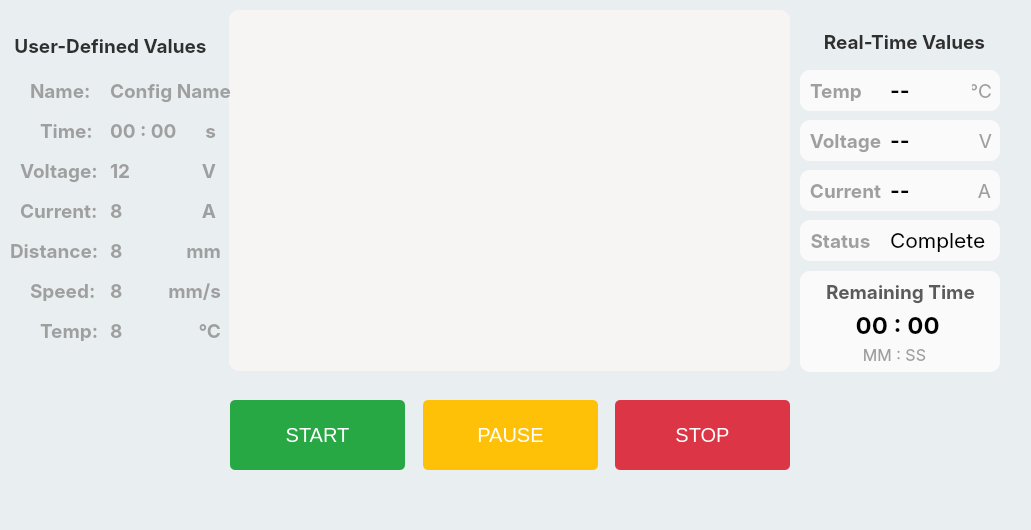
   <widget class="QFrame" name="screen_5">
    <property name="geometry">
     <rect>
      <x>0</x>
      <y>60</y>
      <width>1031</width>
      <height>530</height>
     </rect>
    </property>
    <property name="font">
     <font>
      <family>SF Pro Display</family>
      <pointsize>14</pointsize>
     </font>
    </property>
    <property name="toolTipDuration">
     <number>8</number>
    </property>
    <property name="styleSheet">
     <string notr="true">background-color: rgb(233, 238, 241);</string>
    </property>
    <property name="frameShape">
     <enum>QFrame::NoFrame</enum>
    </property>
    <property name="frameShadow">
     <enum>QFrame::Plain</enum>
    </property>
    <widget class="QPushButton" name="button_7">
     <property name="geometry">
      <rect>
       <x>230</x>
       <y>400</y>
       <width>175</width>
       <height>70</height>
      </rect>
     </property>
     <property name="font">
      <font>
       <pointsize>-1</pointsize>
      </font>
     </property>
     <property name="toolTipDuration">
      <number>8</number>
     </property>
     <property name="styleSheet">
      <string notr="true">QPushButton {
    background-color: #28a745; /* Standard Green */
    color: white;
    border-radius: 5px;
    padding: 10px;
    font-size: 20px;
}
QPushButton:hover {
    background-color: #218838; /* Darker green for hover */
}
QPushButton:pressed {
    background-color: #218838; /* Even darker green for pressed */
    border-color:black

}
QPushButton:checked {
    background-color: #218838; /* Darker Green for checked (pressed) */
    border-color: black; /* Optional border for visual feedback */
}
QPushButton:disabled {
                background-color: #A5D6A7;  /* Lighter green for disabled state */
                color: #FFFFFF;
            }</string>
     </property>
     <property name="text">
      <string>START</string>
     </property>
    </widget>
    <widget class="QPushButton" name="button_8">
     <property name="geometry">
      <rect>
       <x>423</x>
       <y>400</y>
       <width>175</width>
       <height>70</height>
      </rect>
     </property>
     <property name="font">
      <font>
       <pointsize>-1</pointsize>
      </font>
     </property>
     <property name="toolTipDuration">
      <number>8</number>
     </property>
     <property name="styleSheet">
      <string notr="true">QPushButton{
	
    background-color:  #ffc107; /* Standard Orange */
    color: white;
    border-radius: 5px;
    padding: 10px;
    font-size: 20px;
}
QPushButton:hover {
    background-color: #e0a800; /* Darker orange for hover */
}
QPushButton:checked {
                background-color: #e0a800;
            }


</string>
     </property>
     <property name="text">
      <string>PAUSE</string>
     </property>
    </widget>
    <widget class="QPushButton" name="button_9">
     <property name="geometry">
      <rect>
       <x>615</x>
       <y>400</y>
       <width>175</width>
       <height>70</height>
      </rect>
     </property>
     <property name="font">
      <font>
       <pointsize>-1</pointsize>
      </font>
     </property>
     <property name="toolTipDuration">
      <number>8</number>
     </property>
     <property name="styleSheet">
      <string notr="true">QPushButton {
    background-color: #dc3545; /* Standard Red */
    color: white;
    border-radius: 5px;
    padding: 10px;
    font-size: 20px;
}
QPushButton:hover {
    background-color: #c82333; /* Darker red for hover */
}
QPushButton:pressed {
    background-color: #c82333; /* Even darker red for pressed */
}
 QPushButton:checked {
                background-color: #c82333;
            }</string>
     </property>
     <property name="text">
      <string>STOP</string>
     </property>
    </widget>
    <widget class="QFrame" name="feed_graph">
     <property name="geometry">
      <rect>
       <x>229</x>
       <y>10</y>
       <width>561</width>
       <height>361</height>
      </rect>
     </property>
     <property name="font">
      <font>
       <family>SF Pro Display</family>
      </font>
     </property>
     <property name="styleSheet">
      <string notr="true">background-color: rgb(246, 245, 244);
border-radius:10px;
color: rgb(192, 28, 40);</string>
     </property>
     <property name="frameShape">
      <enum>QFrame::StyledPanel</enum>
     </property>
     <property name="frameShadow">
      <enum>QFrame::Raised</enum>
     </property>
    </widget>
    <widget class="QLabel" name="label_35">
     <property name="geometry">
      <rect>
       <x>810</x>
       <y>80</y>
       <width>61</width>
       <height>21</height>
      </rect>
     </property>
     <property name="font">
      <font>
       <family>SF Pro Display</family>
       <pointsize>14</pointsize>
       <weight>75</weight>
       <bold>true</bold>
      </font>
     </property>
     <property name="styleSheet">
      <string notr="true">background:none;
color: #9f9f9f;</string>
     </property>
     <property name="text">
      <string>Temp</string>
     </property>
     <property name="alignment">
      <set>Qt::AlignLeading|Qt::AlignLeft|Qt::AlignVCenter</set>
     </property>
    </widget>
    <widget class="QLabel" name="label_37">
     <property name="geometry">
      <rect>
       <x>890</x>
       <y>70</y>
       <width>71</width>
       <height>41</height>
      </rect>
     </property>
     <property name="font">
      <font>
       <family>SF Pro Display</family>
       <pointsize>16</pointsize>
       <weight>75</weight>
       <bold>true</bold>
      </font>
     </property>
     <property name="styleSheet">
      <string notr="true">background:none;
color:black;
</string>
     </property>
     <property name="text">
      <string>--</string>
     </property>
     <property name="alignment">
      <set>Qt::AlignLeading|Qt::AlignLeft|Qt::AlignVCenter</set>
     </property>
    </widget>
    <widget class="QLabel" name="label_13">
     <property name="geometry">
      <rect>
       <x>800</x>
       <y>70</y>
       <width>200</width>
       <height>41</height>
      </rect>
     </property>
     <property name="font">
      <font>
       <family>SF Pro Display</family>
      </font>
     </property>
     <property name="styleSheet">
      <string notr="true">background-color:rgb(250, 250, 250);
border-radius:10px;</string>
     </property>
     <property name="text">
      <string/>
     </property>
    </widget>
    <widget class="QLabel" name="label_19">
     <property name="geometry">
      <rect>
       <x>800</x>
       <y>220</y>
       <width>200</width>
       <height>41</height>
      </rect>
     </property>
     <property name="font">
      <font>
       <family>SF Pro Display</family>
      </font>
     </property>
     <property name="styleSheet">
      <string notr="true">background-color:rgb(250, 250, 250);
border-radius:10px;</string>
     </property>
     <property name="text">
      <string/>
     </property>
    </widget>
    <widget class="QLabel" name="label_7">
     <property name="geometry">
      <rect>
       <x>800</x>
       <y>220</y>
       <width>81</width>
       <height>41</height>
      </rect>
     </property>
     <property name="font">
      <font>
       <family>SF Pro Display</family>
       <pointsize>14</pointsize>
       <weight>75</weight>
       <bold>true</bold>
      </font>
     </property>
     <property name="styleSheet">
      <string notr="true">background:none;
color: #9f9f9f;</string>
     </property>
     <property name="text">
      <string>Status</string>
     </property>
     <property name="alignment">
      <set>Qt::AlignCenter</set>
     </property>
    </widget>
    <widget class="QLabel" name="label_20">
     <property name="geometry">
      <rect>
       <x>890</x>
       <y>220</y>
       <width>101</width>
       <height>41</height>
      </rect>
     </property>
     <property name="font">
      <font>
       <family>SF Pro Display</family>
       <pointsize>16</pointsize>
       <weight>50</weight>
       <bold>false</bold>
      </font>
     </property>
     <property name="styleSheet">
      <string notr="true">background-color: transparent;
color:black;
</string>
     </property>
     <property name="text">
      <string>Complete</string>
     </property>
     <property name="alignment">
      <set>Qt::AlignLeading|Qt::AlignLeft|Qt::AlignVCenter</set>
     </property>
    </widget>
    <widget class="QLabel" name="label_25">
     <property name="geometry">
      <rect>
       <x>890</x>
       <y>120</y>
       <width>81</width>
       <height>41</height>
      </rect>
     </property>
     <property name="font">
      <font>
       <family>SF Pro Display</family>
       <pointsize>16</pointsize>
       <weight>75</weight>
       <bold>true</bold>
      </font>
     </property>
     <property name="styleSheet">
      <string notr="true">background:none;
color:black;</string>
     </property>
     <property name="text">
      <string>--</string>
     </property>
     <property name="alignment">
      <set>Qt::AlignLeading|Qt::AlignLeft|Qt::AlignVCenter</set>
     </property>
    </widget>
    <widget class="QLabel" name="label_30">
     <property name="geometry">
      <rect>
       <x>800</x>
       <y>120</y>
       <width>91</width>
       <height>41</height>
      </rect>
     </property>
     <property name="font">
      <font>
       <family>SF Pro Display</family>
       <pointsize>14</pointsize>
       <weight>75</weight>
       <bold>true</bold>
      </font>
     </property>
     <property name="styleSheet">
      <string notr="true">background:none;
color: #9f9f9f;</string>
     </property>
     <property name="text">
      <string>Voltage</string>
     </property>
     <property name="alignment">
      <set>Qt::AlignCenter</set>
     </property>
    </widget>
    <widget class="QLabel" name="label_31">
     <property name="geometry">
      <rect>
       <x>810</x>
       <y>170</y>
       <width>71</width>
       <height>41</height>
      </rect>
     </property>
     <property name="font">
      <font>
       <family>SF Pro Display</family>
       <pointsize>14</pointsize>
       <weight>75</weight>
       <bold>true</bold>
      </font>
     </property>
     <property name="styleSheet">
      <string notr="true">background:none;
color: #9f9f9f;</string>
     </property>
     <property name="text">
      <string>Current</string>
     </property>
     <property name="alignment">
      <set>Qt::AlignCenter</set>
     </property>
    </widget>
    <widget class="QLabel" name="label_36">
     <property name="geometry">
      <rect>
       <x>800</x>
       <y>170</y>
       <width>200</width>
       <height>41</height>
      </rect>
     </property>
     <property name="font">
      <font>
       <family>SF Pro Display</family>
      </font>
     </property>
     <property name="styleSheet">
      <string notr="true">background-color:rgb(250, 250, 250);
border-radius:10px;</string>
     </property>
     <property name="text">
      <string/>
     </property>
    </widget>
    <widget class="QLabel" name="label_40">
     <property name="geometry">
      <rect>
       <x>972</x>
       <y>80</y>
       <width>20</width>
       <height>21</height>
      </rect>
     </property>
     <property name="font">
      <font>
       <family>SF Pro Display</family>
       <pointsize>14</pointsize>
       <weight>50</weight>
       <bold>false</bold>
      </font>
     </property>
     <property name="styleSheet">
      <string notr="true">background:none;
color: #9f9f9f;</string>
     </property>
     <property name="text">
      <string>°C</string>
     </property>
     <property name="alignment">
      <set>Qt::AlignRight|Qt::AlignTrailing|Qt::AlignVCenter</set>
     </property>
    </widget>
    <widget class="QLabel" name="label_44">
     <property name="geometry">
      <rect>
       <x>972</x>
       <y>120</y>
       <width>20</width>
       <height>41</height>
      </rect>
     </property>
     <property name="font">
      <font>
       <family>SF Pro Display</family>
       <pointsize>14</pointsize>
       <weight>50</weight>
       <bold>false</bold>
      </font>
     </property>
     <property name="styleSheet">
      <string notr="true">background:none;
color: #9f9f9f;</string>
     </property>
     <property name="text">
      <string>V</string>
     </property>
     <property name="alignment">
      <set>Qt::AlignRight|Qt::AlignTrailing|Qt::AlignVCenter</set>
     </property>
    </widget>
    <widget class="QLabel" name="label_46">
     <property name="geometry">
      <rect>
       <x>971</x>
       <y>170</y>
       <width>20</width>
       <height>41</height>
      </rect>
     </property>
     <property name="font">
      <font>
       <family>SF Pro Display</family>
       <pointsize>14</pointsize>
       <weight>50</weight>
       <bold>false</bold>
      </font>
     </property>
     <property name="styleSheet">
      <string notr="true">background:none;
color: #9f9f9f;</string>
     </property>
     <property name="text">
      <string>A</string>
     </property>
     <property name="alignment">
      <set>Qt::AlignRight|Qt::AlignTrailing|Qt::AlignVCenter</set>
     </property>
    </widget>
    <widget class="QLabel" name="label_26">
     <property name="geometry">
      <rect>
       <x>890</x>
       <y>170</y>
       <width>81</width>
       <height>41</height>
      </rect>
     </property>
     <property name="font">
      <font>
       <family>SF Pro Display</family>
       <pointsize>16</pointsize>
       <weight>75</weight>
       <bold>true</bold>
      </font>
     </property>
     <property name="styleSheet">
      <string notr="true">background:none;
color:black;</string>
     </property>
     <property name="text">
      <string>--</string>
     </property>
     <property name="alignment">
      <set>Qt::AlignLeading|Qt::AlignLeft|Qt::AlignVCenter</set>
     </property>
    </widget>
    <widget class="QLabel" name="label_14">
     <property name="geometry">
      <rect>
       <x>800</x>
       <y>120</y>
       <width>200</width>
       <height>41</height>
      </rect>
     </property>
     <property name="font">
      <font>
       <family>SF Pro Display</family>
      </font>
     </property>
     <property name="styleSheet">
      <string notr="true">background-color:rgb(250, 250, 250);
border-radius:10px;</string>
     </property>
     <property name="text">
      <string/>
     </property>
    </widget>
    <widget class="QLabel" name="label_34">
     <property name="geometry">
      <rect>
       <x>800</x>
       <y>271</y>
       <width>200</width>
       <height>101</height>
      </rect>
     </property>
     <property name="font">
      <font>
       <family>SF Pro Display</family>
      </font>
     </property>
     <property name="styleSheet">
      <string notr="true">background-color:rgb(250, 250, 250);
border-radius:10px;</string>
     </property>
     <property name="text">
      <string/>
     </property>
    </widget>
    <widget class="QLabel" name="label_8">
     <property name="geometry">
      <rect>
       <x>800</x>
       <y>271</y>
       <width>201</width>
       <height>41</height>
      </rect>
     </property>
     <property name="font">
      <font>
       <family>SF Pro Display</family>
       <pointsize>14</pointsize>
       <weight>75</weight>
       <bold>true</bold>
      </font>
     </property>
     <property name="styleSheet">
      <string notr="true">background:none;
color: rgb(91, 91, 91);</string>
     </property>
     <property name="text">
      <string>Remaining Time</string>
     </property>
     <property name="alignment">
      <set>Qt::AlignCenter</set>
     </property>
    </widget>
    <widget class="QLabel" name="label_45">
     <property name="geometry">
      <rect>
       <x>820</x>
       <y>310</y>
       <width>161</width>
       <height>31</height>
      </rect>
     </property>
     <property name="font">
      <font>
       <family>SF Pro Display</family>
       <pointsize>18</pointsize>
       <weight>75</weight>
       <bold>true</bold>
      </font>
     </property>
     <property name="styleSheet">
      <string notr="true">background:none;
color:black;</string>
     </property>
     <property name="text">
      <string>00 : 00 </string>
     </property>
     <property name="alignment">
      <set>Qt::AlignHCenter|Qt::AlignTop</set>
     </property>
    </widget>
    <widget class="QLabel" name="label">
     <property name="geometry">
      <rect>
       <x>799</x>
       <y>30</y>
       <width>211</width>
       <height>31</height>
      </rect>
     </property>
     <property name="font">
      <font>
       <family>SF Pro Display</family>
       <pointsize>14</pointsize>
       <weight>75</weight>
       <bold>true</bold>
      </font>
     </property>
     <property name="layoutDirection">
      <enum>Qt::LeftToRight</enum>
     </property>
     <property name="styleSheet">
      <string notr="true">color: #2f2f2f;</string>
     </property>
     <property name="text">
      <string>Real-Time Values</string>
     </property>
     <property name="alignment">
      <set>Qt::AlignHCenter|Qt::AlignTop</set>
     </property>
    </widget>
    <widget class="QLabel" name="label_63">
     <property name="geometry">
      <rect>
       <x>10</x>
       <y>30</y>
       <width>201</width>
       <height>31</height>
      </rect>
     </property>
     <property name="font">
      <font>
       <family>SF Pro Display</family>
       <pointsize>14</pointsize>
       <weight>75</weight>
       <bold>true</bold>
      </font>
     </property>
     <property name="styleSheet">
      <string notr="true">color: rgb(47, 47, 47);</string>
     </property>
     <property name="text">
      <string>User-Defined Values</string>
     </property>
     <property name="alignment">
      <set>Qt::AlignCenter</set>
     </property>
    </widget>
    <widget class="QLabel" name="label_64">
     <property name="geometry">
      <rect>
       <x>30</x>
       <y>70</y>
       <width>61</width>
       <height>41</height>
      </rect>
     </property>
     <property name="font">
      <font>
       <family>SF Pro Display</family>
       <pointsize>14</pointsize>
       <weight>75</weight>
       <bold>true</bold>
      </font>
     </property>
     <property name="styleSheet">
      <string notr="true">background:none;
color: #9f9f9f;</string>
     </property>
     <property name="text">
      <string>Name:</string>
     </property>
    </widget>
    <widget class="QLabel" name="label_65">
     <property name="geometry">
      <rect>
       <x>110</x>
       <y>70</y>
       <width>121</width>
       <height>41</height>
      </rect>
     </property>
     <property name="font">
      <font>
       <family>SF Pro Display</family>
       <pointsize>14</pointsize>
       <weight>75</weight>
       <bold>true</bold>
      </font>
     </property>
     <property name="styleSheet">
      <string>background:none;
color: #9f9f9f;</string>
     </property>
     <property name="text">
      <string>Config Name</string>
     </property>
    </widget>
    <widget class="QLabel" name="label_66">
     <property name="geometry">
      <rect>
       <x>40</x>
       <y>120</y>
       <width>51</width>
       <height>21</height>
      </rect>
     </property>
     <property name="font">
      <font>
       <family>SF Pro Display</family>
       <pointsize>14</pointsize>
       <weight>75</weight>
       <bold>true</bold>
      </font>
     </property>
     <property name="styleSheet">
      <string notr="true">background:none;
color: #9f9f9f;</string>
     </property>
     <property name="text">
      <string>Time:</string>
     </property>
    </widget>
    <widget class="QLabel" name="label_67">
     <property name="geometry">
      <rect>
       <x>110</x>
       <y>120</y>
       <width>71</width>
       <height>21</height>
      </rect>
     </property>
     <property name="font">
      <font>
       <family>SF Pro Display</family>
       <pointsize>14</pointsize>
       <weight>75</weight>
       <bold>true</bold>
      </font>
     </property>
     <property name="styleSheet">
      <string>background:none;
color: #9f9f9f;</string>
     </property>
     <property name="text">
      <string>00 : 00</string>
     </property>
     <property name="alignment">
      <set>Qt::AlignLeading|Qt::AlignLeft|Qt::AlignVCenter</set>
     </property>
    </widget>
    <widget class="QLabel" name="label_68">
     <property name="geometry">
      <rect>
       <x>20</x>
       <y>150</y>
       <width>91</width>
       <height>41</height>
      </rect>
     </property>
     <property name="font">
      <font>
       <family>SF Pro Display</family>
       <pointsize>14</pointsize>
       <weight>75</weight>
       <bold>true</bold>
      </font>
     </property>
     <property name="styleSheet">
      <string notr="true">background:none;
color: #9f9f9f;</string>
     </property>
     <property name="text">
      <string>Voltage:</string>
     </property>
    </widget>
    <widget class="QLabel" name="label_70">
     <property name="geometry">
      <rect>
       <x>110</x>
       <y>150</y>
       <width>60</width>
       <height>41</height>
      </rect>
     </property>
     <property name="font">
      <font>
       <family>SF Pro Display</family>
       <pointsize>14</pointsize>
       <weight>75</weight>
       <bold>true</bold>
      </font>
     </property>
     <property name="styleSheet">
      <string>background:none;
color: #9f9f9f;</string>
     </property>
     <property name="text">
      <string>12</string>
     </property>
     <property name="alignment">
      <set>Qt::AlignLeading|Qt::AlignLeft|Qt::AlignVCenter</set>
     </property>
    </widget>
    <widget class="QLabel" name="label_72">
     <property name="geometry">
      <rect>
       <x>110</x>
       <y>190</y>
       <width>60</width>
       <height>41</height>
      </rect>
     </property>
     <property name="font">
      <font>
       <family>SF Pro Display</family>
       <pointsize>14</pointsize>
       <weight>75</weight>
       <bold>true</bold>
      </font>
     </property>
     <property name="styleSheet">
      <string>background:none;
color: #9f9f9f;</string>
     </property>
     <property name="text">
      <string>8</string>
     </property>
     <property name="alignment">
      <set>Qt::AlignLeading|Qt::AlignLeft|Qt::AlignVCenter</set>
     </property>
    </widget>
    <widget class="QLabel" name="label_73">
     <property name="geometry">
      <rect>
       <x>20</x>
       <y>200</y>
       <width>91</width>
       <height>21</height>
      </rect>
     </property>
     <property name="font">
      <font>
       <family>SF Pro Display</family>
       <pointsize>14</pointsize>
       <weight>75</weight>
       <bold>true</bold>
      </font>
     </property>
     <property name="styleSheet">
      <string notr="true">background:none;
color: #9f9f9f;</string>
     </property>
     <property name="text">
      <string>Current:</string>
     </property>
    </widget>
    <widget class="QLabel" name="label_74">
     <property name="geometry">
      <rect>
       <x>155</x>
       <y>200</y>
       <width>61</width>
       <height>21</height>
      </rect>
     </property>
     <property name="font">
      <font>
       <family>SF Pro Display</family>
       <pointsize>14</pointsize>
       <weight>75</weight>
       <bold>true</bold>
      </font>
     </property>
     <property name="styleSheet">
      <string>background:none;
color: #9f9f9f;</string>
     </property>
     <property name="text">
      <string>A</string>
     </property>
     <property name="alignment">
      <set>Qt::AlignRight|Qt::AlignTrailing|Qt::AlignVCenter</set>
     </property>
    </widget>
    <widget class="QLabel" name="label_75">
     <property name="geometry">
      <rect>
       <x>155</x>
       <y>160</y>
       <width>61</width>
       <height>21</height>
      </rect>
     </property>
     <property name="font">
      <font>
       <family>SF Pro Display</family>
       <pointsize>14</pointsize>
       <weight>75</weight>
       <bold>true</bold>
      </font>
     </property>
     <property name="styleSheet">
      <string>background:none;
color: #9f9f9f;</string>
     </property>
     <property name="text">
      <string>V</string>
     </property>
     <property name="alignment">
      <set>Qt::AlignRight|Qt::AlignTrailing|Qt::AlignVCenter</set>
     </property>
    </widget>
    <widget class="QLabel" name="label_76">
     <property name="geometry">
      <rect>
       <x>165</x>
       <y>120</y>
       <width>51</width>
       <height>21</height>
      </rect>
     </property>
     <property name="font">
      <font>
       <family>SF Pro Display</family>
       <pointsize>14</pointsize>
       <weight>75</weight>
       <bold>true</bold>
      </font>
     </property>
     <property name="styleSheet">
      <string>background:none;
color: #9f9f9f;</string>
     </property>
     <property name="text">
      <string>s</string>
     </property>
     <property name="alignment">
      <set>Qt::AlignRight|Qt::AlignTrailing|Qt::AlignVCenter</set>
     </property>
    </widget>
    <widget class="QLabel" name="label_59">
     <property name="geometry">
      <rect>
       <x>844</x>
       <y>345</y>
       <width>101</width>
       <height>31</height>
      </rect>
     </property>
     <property name="font">
      <font>
       <family>SF Pro Display</family>
       <pointsize>12</pointsize>
      </font>
     </property>
     <property name="styleSheet">
      <string notr="true">background:none;
color: #9f9f9f;</string>
     </property>
     <property name="text">
      <string>MM : SS</string>
     </property>
     <property name="alignment">
      <set>Qt::AlignHCenter|Qt::AlignTop</set>
     </property>
    </widget>
    <widget class="QLabel" name="label_80">
     <property name="geometry">
      <rect>
       <x>160</x>
       <y>280</y>
       <width>61</width>
       <height>21</height>
      </rect>
     </property>
     <property name="font">
      <font>
       <family>SF Pro Display</family>
       <pointsize>14</pointsize>
       <weight>75</weight>
       <bold>true</bold>
      </font>
     </property>
     <property name="styleSheet">
      <string>background:none;
color: #9f9f9f;</string>
     </property>
     <property name="text">
      <string>mm/s</string>
     </property>
     <property name="alignment">
      <set>Qt::AlignRight|Qt::AlignTrailing|Qt::AlignVCenter</set>
     </property>
    </widget>
    <widget class="QLabel" name="label_81">
     <property name="geometry">
      <rect>
       <x>110</x>
       <y>230</y>
       <width>60</width>
       <height>41</height>
      </rect>
     </property>
     <property name="font">
      <font>
       <family>SF Pro Display</family>
       <pointsize>14</pointsize>
       <weight>75</weight>
       <bold>true</bold>
      </font>
     </property>
     <property name="styleSheet">
      <string>background:none;
color: #9f9f9f;</string>
     </property>
     <property name="text">
      <string>8</string>
     </property>
     <property name="alignment">
      <set>Qt::AlignLeading|Qt::AlignLeft|Qt::AlignVCenter</set>
     </property>
    </widget>
    <widget class="QLabel" name="label_82">
     <property name="geometry">
      <rect>
       <x>30</x>
       <y>280</y>
       <width>71</width>
       <height>21</height>
      </rect>
     </property>
     <property name="font">
      <font>
       <family>SF Pro Display</family>
       <pointsize>14</pointsize>
       <weight>75</weight>
       <bold>true</bold>
      </font>
     </property>
     <property name="styleSheet">
      <string notr="true">background:none;
color: #9f9f9f;</string>
     </property>
     <property name="text">
      <string>Speed:</string>
     </property>
    </widget>
    <widget class="QLabel" name="label_83">
     <property name="geometry">
      <rect>
       <x>170</x>
       <y>320</y>
       <width>51</width>
       <height>21</height>
      </rect>
     </property>
     <property name="font">
      <font>
       <family>SF Pro Display</family>
       <pointsize>14</pointsize>
       <weight>75</weight>
       <bold>true</bold>
      </font>
     </property>
     <property name="styleSheet">
      <string>background:none;
color: #9f9f9f;</string>
     </property>
     <property name="text">
      <string>°C</string>
     </property>
     <property name="alignment">
      <set>Qt::AlignRight|Qt::AlignTrailing|Qt::AlignVCenter</set>
     </property>
    </widget>
    <widget class="QLabel" name="label_84">
     <property name="geometry">
      <rect>
       <x>110</x>
       <y>270</y>
       <width>60</width>
       <height>41</height>
      </rect>
     </property>
     <property name="font">
      <font>
       <family>SF Pro Display</family>
       <pointsize>14</pointsize>
       <weight>75</weight>
       <bold>true</bold>
      </font>
     </property>
     <property name="styleSheet">
      <string>background:none;
color: #9f9f9f;</string>
     </property>
     <property name="text">
      <string>8</string>
     </property>
     <property name="alignment">
      <set>Qt::AlignLeading|Qt::AlignLeft|Qt::AlignVCenter</set>
     </property>
    </widget>
    <widget class="QLabel" name="label_85">
     <property name="geometry">
      <rect>
       <x>40</x>
       <y>320</y>
       <width>61</width>
       <height>21</height>
      </rect>
     </property>
     <property name="font">
      <font>
       <family>SF Pro Display</family>
       <pointsize>14</pointsize>
       <weight>75</weight>
       <bold>true</bold>
      </font>
     </property>
     <property name="styleSheet">
      <string notr="true">background:none;
color: #9f9f9f;</string>
     </property>
     <property name="text">
      <string>Temp:</string>
     </property>
    </widget>
    <widget class="QLabel" name="label_86">
     <property name="geometry">
      <rect>
       <x>160</x>
       <y>240</y>
       <width>61</width>
       <height>21</height>
      </rect>
     </property>
     <property name="font">
      <font>
       <family>SF Pro Display</family>
       <pointsize>14</pointsize>
       <weight>75</weight>
       <bold>true</bold>
      </font>
     </property>
     <property name="styleSheet">
      <string>background:none;
color: #9f9f9f;</string>
     </property>
     <property name="text">
      <string>mm</string>
     </property>
     <property name="alignment">
      <set>Qt::AlignRight|Qt::AlignTrailing|Qt::AlignVCenter</set>
     </property>
    </widget>
    <widget class="QLabel" name="label_87">
     <property name="geometry">
      <rect>
       <x>110</x>
       <y>310</y>
       <width>60</width>
       <height>41</height>
      </rect>
     </property>
     <property name="font">
      <font>
       <family>SF Pro Display</family>
       <pointsize>14</pointsize>
       <weight>75</weight>
       <bold>true</bold>
      </font>
     </property>
     <property name="styleSheet">
      <string>background:none;
color: #9f9f9f;</string>
     </property>
     <property name="text">
      <string>8</string>
     </property>
     <property name="alignment">
      <set>Qt::AlignLeading|Qt::AlignLeft|Qt::AlignVCenter</set>
     </property>
    </widget>
    <widget class="QLabel" name="label_88">
     <property name="geometry">
      <rect>
       <x>10</x>
       <y>240</y>
       <width>91</width>
       <height>21</height>
      </rect>
     </property>
     <property name="font">
      <font>
       <family>SF Pro Display</family>
       <pointsize>14</pointsize>
       <weight>75</weight>
       <bold>true</bold>
      </font>
     </property>
     <property name="styleSheet">
      <string notr="true">background:none;
color: #9f9f9f;</string>
     </property>
     <property name="text">
      <string>Distance:</string>
     </property>
    </widget>
    <zorder>label_14</zorder>
    <zorder>label_36</zorder>
    <zorder>label_13</zorder>
    <zorder>button_7</zorder>
    <zorder>button_8</zorder>
    <zorder>button_9</zorder>
    <zorder>label_35</zorder>
    <zorder>label_37</zorder>
    <zorder>label_19</zorder>
    <zorder>label_7</zorder>
    <zorder>label_20</zorder>
    <zorder>label_30</zorder>
    <zorder>label_31</zorder>
    <zorder>feed_graph</zorder>
    <zorder>label_40</zorder>
    <zorder>label_44</zorder>
    <zorder>label_46</zorder>
    <zorder>label_26</zorder>
    <zorder>label_25</zorder>
    <zorder>label_34</zorder>
    <zorder>label_8</zorder>
    <zorder>label_45</zorder>
    <zorder>label</zorder>
    <zorder>label_63</zorder>
    <zorder>label_64</zorder>
    <zorder>label_65</zorder>
    <zorder>label_66</zorder>
    <zorder>label_67</zorder>
    <zorder>label_68</zorder>
    <zorder>label_70</zorder>
    <zorder>label_72</zorder>
    <zorder>label_73</zorder>
    <zorder>label_74</zorder>
    <zorder>label_75</zorder>
    <zorder>label_76</zorder>
    <zorder>label_59</zorder>
    <zorder>label_80</zorder>
    <zorder>label_81</zorder>
    <zorder>label_82</zorder>
    <zorder>label_83</zorder>
    <zorder>label_84</zorder>
    <zorder>label_85</zorder>
    <zorder>label_86</zorder>
    <zorder>label_87</zorder>
    <zorder>label_88</zorder>
   </widget>
